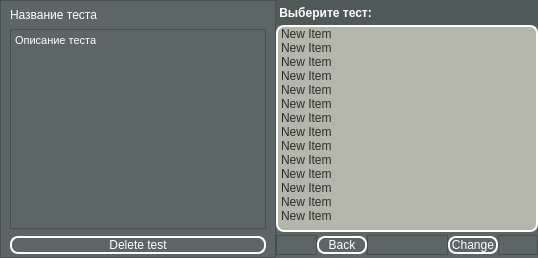
<?xml version="1.0" encoding="UTF-8"?>
<ui version="4.0">
 <class>Dialog</class>
 <widget class="QDialog" name="Dialog">
  <property name="geometry">
   <rect>
    <x>0</x>
    <y>0</y>
    <width>538</width>
    <height>258</height>
   </rect>
  </property>
  <property name="sizePolicy">
   <sizepolicy hsizetype="Fixed" vsizetype="Fixed">
    <horstretch>0</horstretch>
    <verstretch>0</verstretch>
   </sizepolicy>
  </property>
  <property name="minimumSize">
   <size>
    <width>0</width>
    <height>0</height>
   </size>
  </property>
  <property name="maximumSize">
   <size>
    <width>16777215</width>
    <height>16777215</height>
   </size>
  </property>
  <property name="windowTitle">
   <string>Выберите опцию</string>
  </property>
  <property name="styleSheet">
   <string notr="true">background-color: rgb(92, 103, 101);</string>
  </property>
  <layout class="QVBoxLayout" name="verticalLayout">
   <property name="spacing">
    <number>0</number>
   </property>
   <property name="leftMargin">
    <number>0</number>
   </property>
   <property name="topMargin">
    <number>0</number>
   </property>
   <property name="rightMargin">
    <number>0</number>
   </property>
   <property name="bottomMargin">
    <number>0</number>
   </property>
   <item>
    <widget class="QStackedWidget" name="stackedWidget">
     <property name="currentIndex">
      <number>1</number>
     </property>
     <widget class="QWidget" name="choice_page">
      <layout class="QVBoxLayout" name="verticalLayout_2">
       <property name="spacing">
        <number>0</number>
       </property>
       <property name="leftMargin">
        <number>0</number>
       </property>
       <property name="topMargin">
        <number>0</number>
       </property>
       <property name="rightMargin">
        <number>0</number>
       </property>
       <property name="bottomMargin">
        <number>0</number>
       </property>
       <item>
        <layout class="QHBoxLayout" name="horizontalLayout" stretch="1,1,2,1,1">
         <property name="spacing">
          <number>0</number>
         </property>
         <item>
          <widget class="QFrame" name="frame">
           <property name="frameShape">
            <enum>QFrame::StyledPanel</enum>
           </property>
           <property name="frameShadow">
            <enum>QFrame::Raised</enum>
           </property>
          </widget>
         </item>
         <item>
          <widget class="QPushButton" name="pushButton_new_test">
           <property name="minimumSize">
            <size>
             <width>80</width>
             <height>0</height>
            </size>
           </property>
           <property name="styleSheet">
            <string notr="true">QPushButton {
	color: white;
	background-color: rgb(92, 103, 101);
	border: 2px solid white;
	border-radius: 8px;
}

QPushButton::pressed {
	background-color: rgb(77, 86, 84);
}</string>
           </property>
           <property name="text">
            <string>New test</string>
           </property>
          </widget>
         </item>
         <item>
          <widget class="QFrame" name="frame_3">
           <property name="frameShape">
            <enum>QFrame::StyledPanel</enum>
           </property>
           <property name="frameShadow">
            <enum>QFrame::Raised</enum>
           </property>
          </widget>
         </item>
         <item>
          <widget class="QPushButton" name="pushButton_change_test">
           <property name="minimumSize">
            <size>
             <width>80</width>
             <height>0</height>
            </size>
           </property>
           <property name="styleSheet">
            <string notr="true">QPushButton {
	color: white;
	background-color: rgb(92, 103, 101);
	border: 2px solid white;
	border-radius: 8px;
}

QPushButton::pressed {
	background-color: rgb(77, 86, 84);
}</string>
           </property>
           <property name="text">
            <string>Change test</string>
           </property>
          </widget>
         </item>
         <item>
          <widget class="QFrame" name="frame_2">
           <property name="frameShape">
            <enum>QFrame::StyledPanel</enum>
           </property>
           <property name="frameShadow">
            <enum>QFrame::Raised</enum>
           </property>
          </widget>
         </item>
        </layout>
       </item>
      </layout>
     </widget>
     <widget class="QWidget" name="test_list_page">
      <layout class="QHBoxLayout" name="horizontalLayout_3" stretch="0,3">
       <property name="spacing">
        <number>0</number>
       </property>
       <property name="leftMargin">
        <number>0</number>
       </property>
       <property name="topMargin">
        <number>0</number>
       </property>
       <property name="rightMargin">
        <number>0</number>
       </property>
       <property name="bottomMargin">
        <number>0</number>
       </property>
       <item>
        <widget class="QFrame" name="frame_13">
         <property name="frameShape">
          <enum>QFrame::StyledPanel</enum>
         </property>
         <property name="frameShadow">
          <enum>QFrame::Raised</enum>
         </property>
         <layout class="QVBoxLayout" name="verticalLayout_11">
          <property name="spacing">
           <number>7</number>
          </property>
          <property name="topMargin">
           <number>7</number>
          </property>
          <property name="bottomMargin">
           <number>3</number>
          </property>
          <item>
           <widget class="QLabel" name="label_test_name">
            <property name="sizePolicy">
             <sizepolicy hsizetype="Preferred" vsizetype="Preferred">
              <horstretch>0</horstretch>
              <verstretch>0</verstretch>
             </sizepolicy>
            </property>
            <property name="styleSheet">
             <string notr="true">color: rgb(255, 255, 255);</string>
            </property>
            <property name="text">
             <string>Название теста</string>
            </property>
           </widget>
          </item>
          <item>
           <widget class="QTextBrowser" name="textBrowser_test_description">
            <property name="styleSheet">
             <string notr="true">color: rgb(255, 255, 255);</string>
            </property>
            <property name="html">
             <string>&lt;!DOCTYPE HTML PUBLIC &quot;-//W3C//DTD HTML 4.0//EN&quot; &quot;http://www.w3.org/TR/REC-html40/strict.dtd&quot;&gt;
&lt;html&gt;&lt;head&gt;&lt;meta name=&quot;qrichtext&quot; content=&quot;1&quot; /&gt;&lt;style type=&quot;text/css&quot;&gt;
p, li { white-space: pre-wrap; }
&lt;/style&gt;&lt;/head&gt;&lt;body style=&quot; font-family:'MS Shell Dlg 2'; font-size:7.8pt; font-weight:400; font-style:normal;&quot;&gt;
&lt;p style=&quot; margin-top:0px; margin-bottom:0px; margin-left:0px; margin-right:0px; -qt-block-indent:0; text-indent:0px;&quot;&gt;&lt;span style=&quot; font-size:8pt;&quot;&gt;Описание теста&lt;/span&gt;&lt;/p&gt;&lt;/body&gt;&lt;/html&gt;</string>
            </property>
            <property name="placeholderText">
             <string/>
            </property>
           </widget>
          </item>
          <item>
           <widget class="QPushButton" name="pushButton_delete_test">
            <property name="sizePolicy">
             <sizepolicy hsizetype="Minimum" vsizetype="Fixed">
              <horstretch>0</horstretch>
              <verstretch>0</verstretch>
             </sizepolicy>
            </property>
            <property name="minimumSize">
             <size>
              <width>0</width>
              <height>0</height>
             </size>
            </property>
            <property name="styleSheet">
             <string notr="true">QPushButton {
	color: white;
	background-color: rgb(92, 103, 101);
	border: 2px solid white;
	border-radius: 8px;
}

QPushButton::pressed {
	background-color: rgb(77, 86, 84);
}</string>
            </property>
            <property name="text">
             <string>Delete test</string>
            </property>
           </widget>
          </item>
         </layout>
        </widget>
       </item>
       <item>
        <layout class="QVBoxLayout" name="verticalLayout_4">
         <property name="spacing">
          <number>0</number>
         </property>
         <property name="bottomMargin">
          <number>0</number>
         </property>
         <item>
          <widget class="QLabel" name="label">
           <property name="sizePolicy">
            <sizepolicy hsizetype="Preferred" vsizetype="Minimum">
             <horstretch>0</horstretch>
             <verstretch>0</verstretch>
            </sizepolicy>
           </property>
           <property name="minimumSize">
            <size>
             <width>0</width>
             <height>25</height>
            </size>
           </property>
           <property name="font">
            <font>
             <pointsize>9</pointsize>
             <weight>75</weight>
             <bold>true</bold>
            </font>
           </property>
           <property name="styleSheet">
            <string notr="true">background-color: rgb(78, 90, 87);
color: rgb(255, 255, 255);</string>
           </property>
           <property name="text">
            <string> Выберите тест:</string>
           </property>
          </widget>
         </item>
         <item>
          <widget class="QListWidget" name="listWidget_tests">
           <property name="sizePolicy">
            <sizepolicy hsizetype="Expanding" vsizetype="Expanding">
             <horstretch>0</horstretch>
             <verstretch>0</verstretch>
            </sizepolicy>
           </property>
           <property name="styleSheet">
            <string notr="true">QListWidget {
	background-color: rgb(180, 182, 169);
	border: 2px solid white;
	border-radius: 8px;
	color: rgb(44, 44, 44);
}</string>
           </property>
           <property name="frameShape">
            <enum>QFrame::StyledPanel</enum>
           </property>
           <property name="verticalScrollBarPolicy">
            <enum>Qt::ScrollBarAlwaysOff</enum>
           </property>
           <item>
            <property name="text">
             <string>New Item</string>
            </property>
           </item>
           <item>
            <property name="text">
             <string>New Item</string>
            </property>
           </item>
           <item>
            <property name="text">
             <string>New Item</string>
            </property>
           </item>
           <item>
            <property name="text">
             <string>New Item</string>
            </property>
           </item>
           <item>
            <property name="text">
             <string>New Item</string>
            </property>
           </item>
           <item>
            <property name="text">
             <string>New Item</string>
            </property>
           </item>
           <item>
            <property name="text">
             <string>New Item</string>
            </property>
           </item>
           <item>
            <property name="text">
             <string>New Item</string>
            </property>
           </item>
           <item>
            <property name="text">
             <string>New Item</string>
            </property>
           </item>
           <item>
            <property name="text">
             <string>New Item</string>
            </property>
           </item>
           <item>
            <property name="text">
             <string>New Item</string>
            </property>
           </item>
           <item>
            <property name="text">
             <string>New Item</string>
            </property>
           </item>
           <item>
            <property name="text">
             <string>New Item</string>
            </property>
           </item>
           <item>
            <property name="text">
             <string>New Item</string>
            </property>
           </item>
          </widget>
         </item>
         <item>
          <layout class="QHBoxLayout" name="horizontalLayout_2" stretch="1,1,2,1,1">
           <property name="spacing">
            <number>0</number>
           </property>
           <property name="topMargin">
            <number>3</number>
           </property>
           <property name="bottomMargin">
            <number>3</number>
           </property>
           <item>
            <widget class="QFrame" name="frame_4">
             <property name="frameShape">
              <enum>QFrame::StyledPanel</enum>
             </property>
             <property name="frameShadow">
              <enum>QFrame::Raised</enum>
             </property>
            </widget>
           </item>
           <item>
            <widget class="QPushButton" name="pushButton_back">
             <property name="minimumSize">
              <size>
               <width>50</width>
               <height>0</height>
              </size>
             </property>
             <property name="styleSheet">
              <string notr="true">QPushButton {
	color: white;
	background-color: rgb(92, 103, 101);
	border: 2px solid white;
	border-radius: 8px;
}

QPushButton::pressed {
	background-color: rgb(77, 86, 84);
}</string>
             </property>
             <property name="text">
              <string>Back</string>
             </property>
            </widget>
           </item>
           <item>
            <widget class="QFrame" name="frame_6">
             <property name="minimumSize">
              <size>
               <width>0</width>
               <height>20</height>
              </size>
             </property>
             <property name="frameShape">
              <enum>QFrame::StyledPanel</enum>
             </property>
             <property name="frameShadow">
              <enum>QFrame::Raised</enum>
             </property>
            </widget>
           </item>
           <item>
            <widget class="QPushButton" name="pushButton_change">
             <property name="minimumSize">
              <size>
               <width>50</width>
               <height>0</height>
              </size>
             </property>
             <property name="styleSheet">
              <string notr="true">QPushButton {
	color: white;
	background-color: rgb(92, 103, 101);
	border: 2px solid white;
	border-radius: 8px;
}

QPushButton::pressed {
	background-color: rgb(77, 86, 84);
}</string>
             </property>
             <property name="text">
              <string>Сhange</string>
             </property>
            </widget>
           </item>
           <item>
            <widget class="QFrame" name="frame_5">
             <property name="frameShape">
              <enum>QFrame::StyledPanel</enum>
             </property>
             <property name="frameShadow">
              <enum>QFrame::Raised</enum>
             </property>
            </widget>
           </item>
          </layout>
         </item>
        </layout>
       </item>
      </layout>
     </widget>
    </widget>
   </item>
  </layout>
 </widget>
 <resources/>
 <connections/>
</ui>
